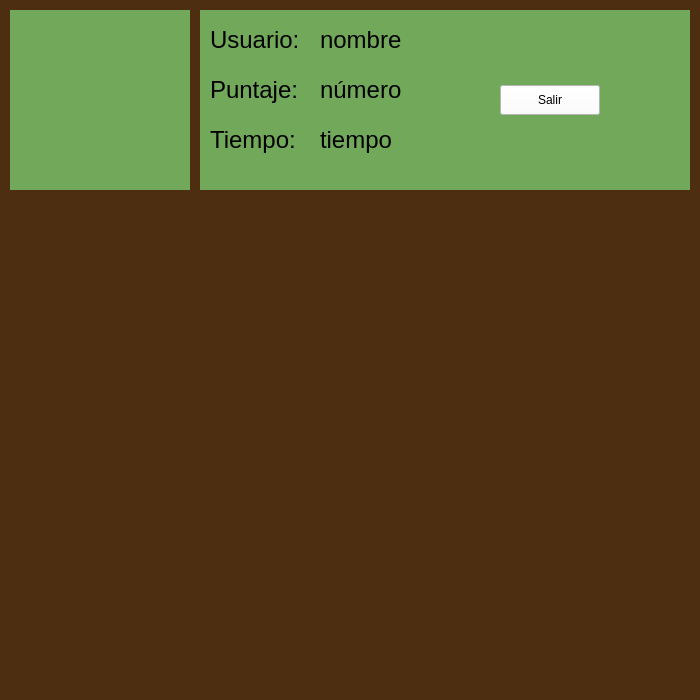
<?xml version="1.0" encoding="UTF-8"?>
<ui version="4.0">
 <class>MainWindow</class>
 <widget class="QMainWindow" name="MainWindow">
  <property name="enabled">
   <bool>true</bool>
  </property>
  <property name="geometry">
   <rect>
    <x>0</x>
    <y>0</y>
    <width>700</width>
    <height>700</height>
   </rect>
  </property>
  <property name="windowTitle">
   <string>MainWindow</string>
  </property>
  <widget class="QWidget" name="centralwidget">
   <widget class="QLabel" name="fondo_juego">
    <property name="geometry">
     <rect>
      <x>0</x>
      <y>210</y>
      <width>700</width>
      <height>491</height>
     </rect>
    </property>
    <property name="text">
     <string/>
    </property>
    <property name="pixmap">
     <pixmap>fondo.jpg</pixmap>
    </property>
    <property name="scaledContents">
     <bool>true</bool>
    </property>
   </widget>
   <widget class="QLabel" name="imagen_logo">
    <property name="geometry">
     <rect>
      <x>10</x>
      <y>10</y>
      <width>180</width>
      <height>180</height>
     </rect>
    </property>
    <property name="styleSheet">
     <string notr="true">background-color: rgb(114,168,90);</string>
    </property>
    <property name="text">
     <string/>
    </property>
    <property name="pixmap">
     <pixmap>logo.png</pixmap>
    </property>
    <property name="scaledContents">
     <bool>true</bool>
    </property>
   </widget>
   <widget class="QPushButton" name="boton_salir">
    <property name="geometry">
     <rect>
      <x>500</x>
      <y>85</y>
      <width>100</width>
      <height>30</height>
     </rect>
    </property>
    <property name="styleSheet">
     <string notr="true">background-color: white</string>
    </property>
    <property name="text">
     <string>Salir</string>
    </property>
   </widget>
   <widget class="QLabel" name="nombre">
    <property name="geometry">
     <rect>
      <x>210</x>
      <y>20</y>
      <width>120</width>
      <height>40</height>
     </rect>
    </property>
    <property name="palette">
     <palette>
      <active>
       <colorrole role="WindowText">
        <brush brushstyle="SolidPattern">
         <color alpha="255">
          <red>0</red>
          <green>0</green>
          <blue>0</blue>
         </color>
        </brush>
       </colorrole>
       <colorrole role="Text">
        <brush brushstyle="SolidPattern">
         <color alpha="255">
          <red>0</red>
          <green>0</green>
          <blue>0</blue>
         </color>
        </brush>
       </colorrole>
       <colorrole role="ButtonText">
        <brush brushstyle="SolidPattern">
         <color alpha="255">
          <red>0</red>
          <green>0</green>
          <blue>0</blue>
         </color>
        </brush>
       </colorrole>
       <colorrole role="PlaceholderText">
        <brush brushstyle="SolidPattern">
         <color alpha="128">
          <red>255</red>
          <green>255</green>
          <blue>255</blue>
         </color>
        </brush>
       </colorrole>
      </active>
      <inactive>
       <colorrole role="WindowText">
        <brush brushstyle="SolidPattern">
         <color alpha="255">
          <red>0</red>
          <green>0</green>
          <blue>0</blue>
         </color>
        </brush>
       </colorrole>
       <colorrole role="Text">
        <brush brushstyle="SolidPattern">
         <color alpha="255">
          <red>0</red>
          <green>0</green>
          <blue>0</blue>
         </color>
        </brush>
       </colorrole>
       <colorrole role="ButtonText">
        <brush brushstyle="SolidPattern">
         <color alpha="255">
          <red>0</red>
          <green>0</green>
          <blue>0</blue>
         </color>
        </brush>
       </colorrole>
       <colorrole role="PlaceholderText">
        <brush brushstyle="SolidPattern">
         <color alpha="128">
          <red>255</red>
          <green>255</green>
          <blue>255</blue>
         </color>
        </brush>
       </colorrole>
      </inactive>
      <disabled>
       <colorrole role="WindowText">
        <brush brushstyle="SolidPattern">
         <color alpha="255">
          <red>120</red>
          <green>120</green>
          <blue>120</blue>
         </color>
        </brush>
       </colorrole>
       <colorrole role="Text">
        <brush brushstyle="SolidPattern">
         <color alpha="255">
          <red>120</red>
          <green>120</green>
          <blue>120</blue>
         </color>
        </brush>
       </colorrole>
       <colorrole role="ButtonText">
        <brush brushstyle="SolidPattern">
         <color alpha="255">
          <red>120</red>
          <green>120</green>
          <blue>120</blue>
         </color>
        </brush>
       </colorrole>
       <colorrole role="PlaceholderText">
        <brush brushstyle="SolidPattern">
         <color alpha="128">
          <red>0</red>
          <green>0</green>
          <blue>0</blue>
         </color>
        </brush>
       </colorrole>
      </disabled>
     </palette>
    </property>
    <property name="font">
     <font>
      <pointsize>18</pointsize>
     </font>
    </property>
    <property name="text">
     <string>Usuario:</string>
    </property>
   </widget>
   <widget class="QLabel" name="casilla_nombre">
    <property name="geometry">
     <rect>
      <x>320</x>
      <y>20</y>
      <width>200</width>
      <height>40</height>
     </rect>
    </property>
    <property name="palette">
     <palette>
      <active>
       <colorrole role="WindowText">
        <brush brushstyle="SolidPattern">
         <color alpha="255">
          <red>0</red>
          <green>0</green>
          <blue>0</blue>
         </color>
        </brush>
       </colorrole>
       <colorrole role="Text">
        <brush brushstyle="SolidPattern">
         <color alpha="255">
          <red>0</red>
          <green>0</green>
          <blue>0</blue>
         </color>
        </brush>
       </colorrole>
       <colorrole role="ButtonText">
        <brush brushstyle="SolidPattern">
         <color alpha="255">
          <red>0</red>
          <green>0</green>
          <blue>0</blue>
         </color>
        </brush>
       </colorrole>
       <colorrole role="PlaceholderText">
        <brush brushstyle="SolidPattern">
         <color alpha="128">
          <red>255</red>
          <green>255</green>
          <blue>255</blue>
         </color>
        </brush>
       </colorrole>
      </active>
      <inactive>
       <colorrole role="WindowText">
        <brush brushstyle="SolidPattern">
         <color alpha="255">
          <red>0</red>
          <green>0</green>
          <blue>0</blue>
         </color>
        </brush>
       </colorrole>
       <colorrole role="Text">
        <brush brushstyle="SolidPattern">
         <color alpha="255">
          <red>0</red>
          <green>0</green>
          <blue>0</blue>
         </color>
        </brush>
       </colorrole>
       <colorrole role="ButtonText">
        <brush brushstyle="SolidPattern">
         <color alpha="255">
          <red>0</red>
          <green>0</green>
          <blue>0</blue>
         </color>
        </brush>
       </colorrole>
       <colorrole role="PlaceholderText">
        <brush brushstyle="SolidPattern">
         <color alpha="128">
          <red>255</red>
          <green>255</green>
          <blue>255</blue>
         </color>
        </brush>
       </colorrole>
      </inactive>
      <disabled>
       <colorrole role="WindowText">
        <brush brushstyle="SolidPattern">
         <color alpha="255">
          <red>120</red>
          <green>120</green>
          <blue>120</blue>
         </color>
        </brush>
       </colorrole>
       <colorrole role="Text">
        <brush brushstyle="SolidPattern">
         <color alpha="255">
          <red>120</red>
          <green>120</green>
          <blue>120</blue>
         </color>
        </brush>
       </colorrole>
       <colorrole role="ButtonText">
        <brush brushstyle="SolidPattern">
         <color alpha="255">
          <red>120</red>
          <green>120</green>
          <blue>120</blue>
         </color>
        </brush>
       </colorrole>
       <colorrole role="PlaceholderText">
        <brush brushstyle="SolidPattern">
         <color alpha="128">
          <red>0</red>
          <green>0</green>
          <blue>0</blue>
         </color>
        </brush>
       </colorrole>
      </disabled>
     </palette>
    </property>
    <property name="font">
     <font>
      <pointsize>18</pointsize>
     </font>
    </property>
    <property name="text">
     <string>nombre</string>
    </property>
   </widget>
   <widget class="QLabel" name="puntaje">
    <property name="geometry">
     <rect>
      <x>210</x>
      <y>70</y>
      <width>120</width>
      <height>40</height>
     </rect>
    </property>
    <property name="palette">
     <palette>
      <active>
       <colorrole role="WindowText">
        <brush brushstyle="SolidPattern">
         <color alpha="255">
          <red>0</red>
          <green>0</green>
          <blue>0</blue>
         </color>
        </brush>
       </colorrole>
       <colorrole role="Text">
        <brush brushstyle="SolidPattern">
         <color alpha="255">
          <red>0</red>
          <green>0</green>
          <blue>0</blue>
         </color>
        </brush>
       </colorrole>
       <colorrole role="ButtonText">
        <brush brushstyle="SolidPattern">
         <color alpha="255">
          <red>0</red>
          <green>0</green>
          <blue>0</blue>
         </color>
        </brush>
       </colorrole>
       <colorrole role="PlaceholderText">
        <brush brushstyle="SolidPattern">
         <color alpha="128">
          <red>255</red>
          <green>255</green>
          <blue>255</blue>
         </color>
        </brush>
       </colorrole>
      </active>
      <inactive>
       <colorrole role="WindowText">
        <brush brushstyle="SolidPattern">
         <color alpha="255">
          <red>0</red>
          <green>0</green>
          <blue>0</blue>
         </color>
        </brush>
       </colorrole>
       <colorrole role="Text">
        <brush brushstyle="SolidPattern">
         <color alpha="255">
          <red>0</red>
          <green>0</green>
          <blue>0</blue>
         </color>
        </brush>
       </colorrole>
       <colorrole role="ButtonText">
        <brush brushstyle="SolidPattern">
         <color alpha="255">
          <red>0</red>
          <green>0</green>
          <blue>0</blue>
         </color>
        </brush>
       </colorrole>
       <colorrole role="PlaceholderText">
        <brush brushstyle="SolidPattern">
         <color alpha="128">
          <red>255</red>
          <green>255</green>
          <blue>255</blue>
         </color>
        </brush>
       </colorrole>
      </inactive>
      <disabled>
       <colorrole role="WindowText">
        <brush brushstyle="SolidPattern">
         <color alpha="255">
          <red>120</red>
          <green>120</green>
          <blue>120</blue>
         </color>
        </brush>
       </colorrole>
       <colorrole role="Text">
        <brush brushstyle="SolidPattern">
         <color alpha="255">
          <red>120</red>
          <green>120</green>
          <blue>120</blue>
         </color>
        </brush>
       </colorrole>
       <colorrole role="ButtonText">
        <brush brushstyle="SolidPattern">
         <color alpha="255">
          <red>120</red>
          <green>120</green>
          <blue>120</blue>
         </color>
        </brush>
       </colorrole>
       <colorrole role="PlaceholderText">
        <brush brushstyle="SolidPattern">
         <color alpha="128">
          <red>0</red>
          <green>0</green>
          <blue>0</blue>
         </color>
        </brush>
       </colorrole>
      </disabled>
     </palette>
    </property>
    <property name="font">
     <font>
      <pointsize>18</pointsize>
     </font>
    </property>
    <property name="text">
     <string>Puntaje:</string>
    </property>
   </widget>
   <widget class="QWidget" name="fondo" native="true">
    <property name="geometry">
     <rect>
      <x>200</x>
      <y>10</y>
      <width>490</width>
      <height>180</height>
     </rect>
    </property>
    <property name="styleSheet">
     <string notr="true">background-color: rgb(114,168,90);</string>
    </property>
   </widget>
   <widget class="QWidget" name="fondo_grande" native="true">
    <property name="geometry">
     <rect>
      <x>0</x>
      <y>0</y>
      <width>800</width>
      <height>700</height>
     </rect>
    </property>
    <property name="styleSheet">
     <string notr="true">background-color: rgb(77,46,17)</string>
    </property>
   </widget>
   <widget class="QLabel" name="casilla_puntaje">
    <property name="geometry">
     <rect>
      <x>320</x>
      <y>70</y>
      <width>200</width>
      <height>40</height>
     </rect>
    </property>
    <property name="palette">
     <palette>
      <active>
       <colorrole role="WindowText">
        <brush brushstyle="SolidPattern">
         <color alpha="255">
          <red>0</red>
          <green>0</green>
          <blue>0</blue>
         </color>
        </brush>
       </colorrole>
       <colorrole role="Text">
        <brush brushstyle="SolidPattern">
         <color alpha="255">
          <red>0</red>
          <green>0</green>
          <blue>0</blue>
         </color>
        </brush>
       </colorrole>
       <colorrole role="ButtonText">
        <brush brushstyle="SolidPattern">
         <color alpha="255">
          <red>0</red>
          <green>0</green>
          <blue>0</blue>
         </color>
        </brush>
       </colorrole>
       <colorrole role="PlaceholderText">
        <brush brushstyle="SolidPattern">
         <color alpha="128">
          <red>255</red>
          <green>255</green>
          <blue>255</blue>
         </color>
        </brush>
       </colorrole>
      </active>
      <inactive>
       <colorrole role="WindowText">
        <brush brushstyle="SolidPattern">
         <color alpha="255">
          <red>0</red>
          <green>0</green>
          <blue>0</blue>
         </color>
        </brush>
       </colorrole>
       <colorrole role="Text">
        <brush brushstyle="SolidPattern">
         <color alpha="255">
          <red>0</red>
          <green>0</green>
          <blue>0</blue>
         </color>
        </brush>
       </colorrole>
       <colorrole role="ButtonText">
        <brush brushstyle="SolidPattern">
         <color alpha="255">
          <red>0</red>
          <green>0</green>
          <blue>0</blue>
         </color>
        </brush>
       </colorrole>
       <colorrole role="PlaceholderText">
        <brush brushstyle="SolidPattern">
         <color alpha="128">
          <red>255</red>
          <green>255</green>
          <blue>255</blue>
         </color>
        </brush>
       </colorrole>
      </inactive>
      <disabled>
       <colorrole role="WindowText">
        <brush brushstyle="SolidPattern">
         <color alpha="255">
          <red>120</red>
          <green>120</green>
          <blue>120</blue>
         </color>
        </brush>
       </colorrole>
       <colorrole role="Text">
        <brush brushstyle="SolidPattern">
         <color alpha="255">
          <red>120</red>
          <green>120</green>
          <blue>120</blue>
         </color>
        </brush>
       </colorrole>
       <colorrole role="ButtonText">
        <brush brushstyle="SolidPattern">
         <color alpha="255">
          <red>120</red>
          <green>120</green>
          <blue>120</blue>
         </color>
        </brush>
       </colorrole>
       <colorrole role="PlaceholderText">
        <brush brushstyle="SolidPattern">
         <color alpha="128">
          <red>0</red>
          <green>0</green>
          <blue>0</blue>
         </color>
        </brush>
       </colorrole>
      </disabled>
     </palette>
    </property>
    <property name="font">
     <font>
      <pointsize>18</pointsize>
     </font>
    </property>
    <property name="text">
     <string>número</string>
    </property>
   </widget>
   <widget class="QLabel" name="tiempo">
    <property name="geometry">
     <rect>
      <x>210</x>
      <y>120</y>
      <width>120</width>
      <height>40</height>
     </rect>
    </property>
    <property name="palette">
     <palette>
      <active>
       <colorrole role="WindowText">
        <brush brushstyle="SolidPattern">
         <color alpha="255">
          <red>0</red>
          <green>0</green>
          <blue>0</blue>
         </color>
        </brush>
       </colorrole>
       <colorrole role="Text">
        <brush brushstyle="SolidPattern">
         <color alpha="255">
          <red>0</red>
          <green>0</green>
          <blue>0</blue>
         </color>
        </brush>
       </colorrole>
       <colorrole role="ButtonText">
        <brush brushstyle="SolidPattern">
         <color alpha="255">
          <red>0</red>
          <green>0</green>
          <blue>0</blue>
         </color>
        </brush>
       </colorrole>
       <colorrole role="PlaceholderText">
        <brush brushstyle="SolidPattern">
         <color alpha="128">
          <red>255</red>
          <green>255</green>
          <blue>255</blue>
         </color>
        </brush>
       </colorrole>
      </active>
      <inactive>
       <colorrole role="WindowText">
        <brush brushstyle="SolidPattern">
         <color alpha="255">
          <red>0</red>
          <green>0</green>
          <blue>0</blue>
         </color>
        </brush>
       </colorrole>
       <colorrole role="Text">
        <brush brushstyle="SolidPattern">
         <color alpha="255">
          <red>0</red>
          <green>0</green>
          <blue>0</blue>
         </color>
        </brush>
       </colorrole>
       <colorrole role="ButtonText">
        <brush brushstyle="SolidPattern">
         <color alpha="255">
          <red>0</red>
          <green>0</green>
          <blue>0</blue>
         </color>
        </brush>
       </colorrole>
       <colorrole role="PlaceholderText">
        <brush brushstyle="SolidPattern">
         <color alpha="128">
          <red>255</red>
          <green>255</green>
          <blue>255</blue>
         </color>
        </brush>
       </colorrole>
      </inactive>
      <disabled>
       <colorrole role="WindowText">
        <brush brushstyle="SolidPattern">
         <color alpha="255">
          <red>120</red>
          <green>120</green>
          <blue>120</blue>
         </color>
        </brush>
       </colorrole>
       <colorrole role="Text">
        <brush brushstyle="SolidPattern">
         <color alpha="255">
          <red>120</red>
          <green>120</green>
          <blue>120</blue>
         </color>
        </brush>
       </colorrole>
       <colorrole role="ButtonText">
        <brush brushstyle="SolidPattern">
         <color alpha="255">
          <red>120</red>
          <green>120</green>
          <blue>120</blue>
         </color>
        </brush>
       </colorrole>
       <colorrole role="PlaceholderText">
        <brush brushstyle="SolidPattern">
         <color alpha="128">
          <red>0</red>
          <green>0</green>
          <blue>0</blue>
         </color>
        </brush>
       </colorrole>
      </disabled>
     </palette>
    </property>
    <property name="font">
     <font>
      <pointsize>18</pointsize>
     </font>
    </property>
    <property name="text">
     <string>Tiempo:</string>
    </property>
   </widget>
   <widget class="QLabel" name="casilla_tiempo">
    <property name="geometry">
     <rect>
      <x>320</x>
      <y>120</y>
      <width>200</width>
      <height>40</height>
     </rect>
    </property>
    <property name="palette">
     <palette>
      <active>
       <colorrole role="WindowText">
        <brush brushstyle="SolidPattern">
         <color alpha="255">
          <red>0</red>
          <green>0</green>
          <blue>0</blue>
         </color>
        </brush>
       </colorrole>
       <colorrole role="Text">
        <brush brushstyle="SolidPattern">
         <color alpha="255">
          <red>0</red>
          <green>0</green>
          <blue>0</blue>
         </color>
        </brush>
       </colorrole>
       <colorrole role="ButtonText">
        <brush brushstyle="SolidPattern">
         <color alpha="255">
          <red>0</red>
          <green>0</green>
          <blue>0</blue>
         </color>
        </brush>
       </colorrole>
       <colorrole role="PlaceholderText">
        <brush brushstyle="SolidPattern">
         <color alpha="128">
          <red>255</red>
          <green>255</green>
          <blue>255</blue>
         </color>
        </brush>
       </colorrole>
      </active>
      <inactive>
       <colorrole role="WindowText">
        <brush brushstyle="SolidPattern">
         <color alpha="255">
          <red>0</red>
          <green>0</green>
          <blue>0</blue>
         </color>
        </brush>
       </colorrole>
       <colorrole role="Text">
        <brush brushstyle="SolidPattern">
         <color alpha="255">
          <red>0</red>
          <green>0</green>
          <blue>0</blue>
         </color>
        </brush>
       </colorrole>
       <colorrole role="ButtonText">
        <brush brushstyle="SolidPattern">
         <color alpha="255">
          <red>0</red>
          <green>0</green>
          <blue>0</blue>
         </color>
        </brush>
       </colorrole>
       <colorrole role="PlaceholderText">
        <brush brushstyle="SolidPattern">
         <color alpha="128">
          <red>255</red>
          <green>255</green>
          <blue>255</blue>
         </color>
        </brush>
       </colorrole>
      </inactive>
      <disabled>
       <colorrole role="WindowText">
        <brush brushstyle="SolidPattern">
         <color alpha="255">
          <red>120</red>
          <green>120</green>
          <blue>120</blue>
         </color>
        </brush>
       </colorrole>
       <colorrole role="Text">
        <brush brushstyle="SolidPattern">
         <color alpha="255">
          <red>120</red>
          <green>120</green>
          <blue>120</blue>
         </color>
        </brush>
       </colorrole>
       <colorrole role="ButtonText">
        <brush brushstyle="SolidPattern">
         <color alpha="255">
          <red>120</red>
          <green>120</green>
          <blue>120</blue>
         </color>
        </brush>
       </colorrole>
       <colorrole role="PlaceholderText">
        <brush brushstyle="SolidPattern">
         <color alpha="128">
          <red>0</red>
          <green>0</green>
          <blue>0</blue>
         </color>
        </brush>
       </colorrole>
      </disabled>
     </palette>
    </property>
    <property name="font">
     <font>
      <pointsize>18</pointsize>
     </font>
    </property>
    <property name="text">
     <string>tiempo</string>
    </property>
   </widget>
   <widget class="QLabel" name="hole_l">
    <property name="geometry">
     <rect>
      <x>50</x>
      <y>450</y>
      <width>151</width>
      <height>131</height>
     </rect>
    </property>
    <property name="text">
     <string/>
    </property>
    <property name="pixmap">
     <pixmap>hole.png</pixmap>
    </property>
    <property name="scaledContents">
     <bool>true</bool>
    </property>
   </widget>
   <widget class="QLabel" name="hole_r">
    <property name="geometry">
     <rect>
      <x>500</x>
      <y>450</y>
      <width>151</width>
      <height>131</height>
     </rect>
    </property>
    <property name="text">
     <string/>
    </property>
    <property name="pixmap">
     <pixmap>hole.png</pixmap>
    </property>
    <property name="scaledContents">
     <bool>true</bool>
    </property>
   </widget>
   <widget class="QLabel" name="hole_d">
    <property name="geometry">
     <rect>
      <x>260</x>
      <y>540</y>
      <width>151</width>
      <height>131</height>
     </rect>
    </property>
    <property name="text">
     <string/>
    </property>
    <property name="pixmap">
     <pixmap>hole.png</pixmap>
    </property>
    <property name="scaledContents">
     <bool>true</bool>
    </property>
   </widget>
   <widget class="QLabel" name="hole_u">
    <property name="geometry">
     <rect>
      <x>260</x>
      <y>320</y>
      <width>151</width>
      <height>131</height>
     </rect>
    </property>
    <property name="text">
     <string/>
    </property>
    <property name="pixmap">
     <pixmap>hole.png</pixmap>
    </property>
    <property name="scaledContents">
     <bool>true</bool>
    </property>
   </widget>
   <zorder>fondo_grande</zorder>
   <zorder>fondo</zorder>
   <zorder>fondo_juego</zorder>
   <zorder>imagen_logo</zorder>
   <zorder>boton_salir</zorder>
   <zorder>nombre</zorder>
   <zorder>casilla_nombre</zorder>
   <zorder>puntaje</zorder>
   <zorder>casilla_puntaje</zorder>
   <zorder>tiempo</zorder>
   <zorder>casilla_tiempo</zorder>
   <zorder>hole_l</zorder>
   <zorder>hole_r</zorder>
   <zorder>hole_d</zorder>
   <zorder>hole_u</zorder>
  </widget>
  <widget class="QMenuBar" name="menubar">
   <property name="geometry">
    <rect>
     <x>0</x>
     <y>0</y>
     <width>700</width>
     <height>22</height>
    </rect>
   </property>
  </widget>
 </widget>
 <resources/>
 <connections/>
</ui>
